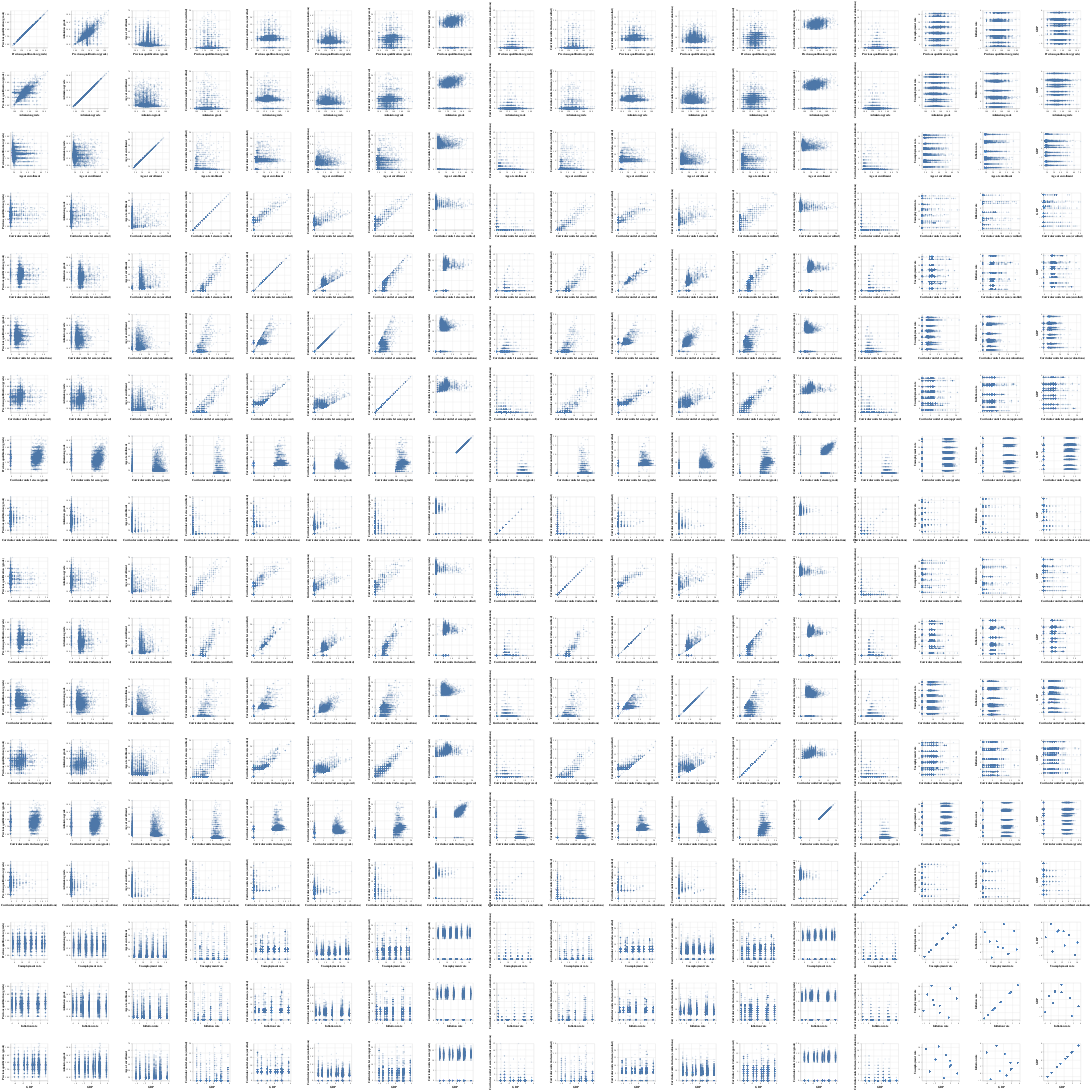

The notebook cell this image was saved under:
### Code cell
alt.Chart(numeric_subset).mark_point(opacity=0.3, size=5).encode(
     alt.X(alt.repeat('row'), type='quantitative', scale=alt.Scale(zero=False)),
     alt.Y(alt.repeat('column'), type='quantitative', scale=alt.Scale(zero=False))
).properties(
    width=150,
    height=150
).repeat(
    column=list(numeric_subset.columns),
    row=list(numeric_subset.columns)
)

### Figure 1 — Vega-Lite specification as saved in the notebook (floating-point values rounded to 4 significant figures; data arrays with more than 128 entries replaced by an {"elided": "..."} marker saying what was removed)
{"config": {"view": {"continuousWidth": 300, "continuousHeight": 300}}, "repeat": {"column": ["Previous qualification (grade)", "Admission grade", "Age at enrollment", "Curricular units 1st sem (credited)", "Curricular units 1st sem (enrolled)", "Curricular units 1st sem (evaluations)", "Curricular units 1st sem (approved)", "Curricular units 1st sem (grade)", "Curricular units 1st sem (without evaluations)", "Curricular units 2nd sem (credited)", "Curricular units 2nd sem (enrolled)", "Curricular units 2nd sem (evaluations)", "Curricular units 2nd sem (approved)", "Curricular units 2nd sem (grade)", "Curricular units 2nd sem (without evaluations)", "Unemployment rate", "Inflation rate", "GDP"], "row": ["Previous qualification (grade)", "Admission grade", "Age at enrollment", "Curricular units 1st sem (credited)", "Curricular units 1st sem (enrolled)", "Curricular units 1st sem (evaluations)", "Curricular units 1st sem (approved)", "Curricular units 1st sem (grade)", "Curricular units 1st sem (without evaluations)", "Curricular units 2nd sem (credited)", "Curricular units 2nd sem (enrolled)", "Curricular units 2nd sem (evaluations)", "Curricular units 2nd sem (approved)", "Curricular units 2nd sem (grade)", "Curricular units 2nd sem (without evaluations)", "Unemployment rate", "Inflation rate", "GDP"]}, "spec": {"data": {"name": "data-063ea1caee7c061752802240521b1900"}, "mark": {"type": "point", "opacity": 0.3, "size": 5}, "encoding": {"x": {"field": {"repeat": "row"}, "scale": {"zero": false}, "type": "quantitative"}, "y": {"field": {"repeat": "column"}, "scale": {"zero": false}, "type": "quantitative"}}, "height": 150, "width": 150}, "$schema": "https://vega.github.io/schema/vega-lite/v5.8.0.json", "datasets": {"data-063ea1caee7c061752802240521b1900": {"elided": "3539 records"}}}
